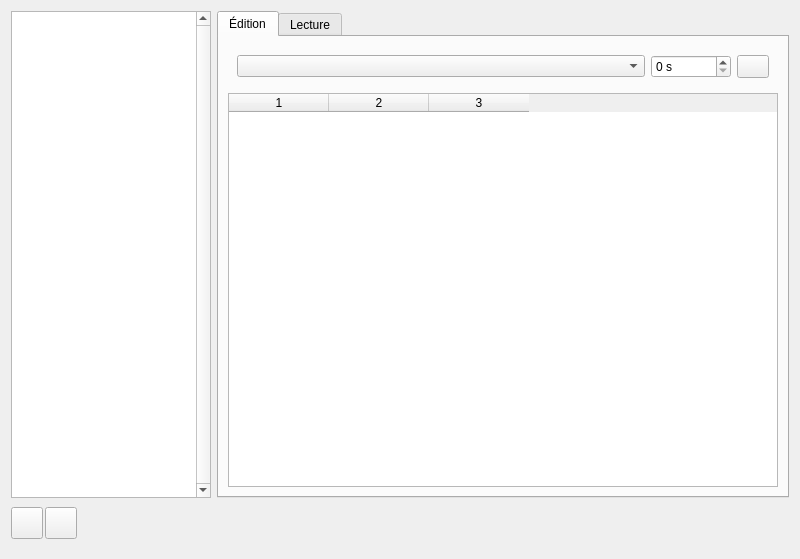
<?xml version="1.0" encoding="UTF-8"?>
<ui version="4.0">
 <class>WidgetGestionSequences</class>
 <widget class="QWidget" name="WidgetGestionSequences">
  <property name="geometry">
   <rect>
    <x>0</x>
    <y>0</y>
    <width>800</width>
    <height>559</height>
   </rect>
  </property>
  <property name="windowTitle">
   <string>Form</string>
  </property>
  <layout class="QHBoxLayout" name="horizontalLayout_3">
   <item>
    <widget class="QWidget" name="conteneurGauche" native="true">
     <property name="maximumSize">
      <size>
       <width>200</width>
       <height>16777215</height>
      </size>
     </property>
     <layout class="QVBoxLayout" name="verticalLayout">
      <property name="spacing">
       <number>0</number>
      </property>
      <property name="sizeConstraint">
       <enum>QLayout::SetDefaultConstraint</enum>
      </property>
      <property name="margin">
       <number>0</number>
      </property>
      <item>
       <widget class="QTreeWidget" name="treeWidget">
        <property name="lineWidth">
         <number>1</number>
        </property>
        <property name="verticalScrollBarPolicy">
         <enum>Qt::ScrollBarAlwaysOn</enum>
        </property>
        <property name="horizontalScrollBarPolicy">
         <enum>Qt::ScrollBarAlwaysOff</enum>
        </property>
        <property name="columnCount">
         <number>1</number>
        </property>
        <attribute name="headerVisible">
         <bool>false</bool>
        </attribute>
        <column>
         <property name="text">
          <string notr="true">1</string>
         </property>
        </column>
       </widget>
      </item>
      <item>
       <widget class="QWidget" name="conteneurBoutonAjouter" native="true">
        <property name="minimumSize">
         <size>
          <width>0</width>
          <height>50</height>
         </size>
        </property>
        <property name="maximumSize">
         <size>
          <width>16777215</width>
          <height>50</height>
         </size>
        </property>
        <layout class="QHBoxLayout" name="horizontalLayout">
         <property name="spacing">
          <number>2</number>
         </property>
         <property name="margin">
          <number>0</number>
         </property>
         <item>
          <widget class="QPushButton" name="boutonAjouter">
           <property name="maximumSize">
            <size>
             <width>32</width>
             <height>32</height>
            </size>
           </property>
           <property name="text">
            <string/>
           </property>
           <property name="icon">
            <iconset resource="ressources.qrc">
             <normaloff>:/new/images/images/boutonPlus.png</normaloff>:/new/images/images/boutonPlus.png</iconset>
           </property>
           <property name="iconSize">
            <size>
             <width>32</width>
             <height>32</height>
            </size>
           </property>
           <property name="checkable">
            <bool>false</bool>
           </property>
           <property name="autoDefault">
            <bool>false</bool>
           </property>
           <property name="default">
            <bool>false</bool>
           </property>
           <property name="flat">
            <bool>false</bool>
           </property>
          </widget>
         </item>
         <item>
          <widget class="QPushButton" name="boutonSupprimer">
           <property name="maximumSize">
            <size>
             <width>32</width>
             <height>32</height>
            </size>
           </property>
           <property name="text">
            <string/>
           </property>
           <property name="icon">
            <iconset resource="ressources.qrc">
             <normaloff>:/new/images/images/boutonSupprimer.png</normaloff>:/new/images/images/boutonSupprimer.png</iconset>
           </property>
           <property name="iconSize">
            <size>
             <width>32</width>
             <height>32</height>
            </size>
           </property>
           <property name="default">
            <bool>false</bool>
           </property>
          </widget>
         </item>
         <item>
          <spacer name="horizontalSpacer">
           <property name="orientation">
            <enum>Qt::Horizontal</enum>
           </property>
           <property name="sizeHint" stdset="0">
            <size>
             <width>40</width>
             <height>20</height>
            </size>
           </property>
          </spacer>
         </item>
        </layout>
       </widget>
      </item>
     </layout>
    </widget>
   </item>
   <item>
    <widget class="QWidget" name="conteneurDroite" native="true">
     <layout class="QVBoxLayout" name="verticalLayout_2">
      <property name="spacing">
       <number>0</number>
      </property>
      <property name="margin">
       <number>0</number>
      </property>
      <item>
       <widget class="QTabWidget" name="tabWidget">
        <property name="currentIndex">
         <number>0</number>
        </property>
        <widget class="QWidget" name="tabEdition">
         <attribute name="title">
          <string>Édition</string>
         </attribute>
         <layout class="QVBoxLayout" name="verticalLayout_4">
          <item>
           <widget class="QWidget" name="conteneurScenes" native="true">
            <layout class="QHBoxLayout" name="horizontalLayout_6">
             <item>
              <widget class="QComboBox" name="comboBox"/>
             </item>
             <item>
              <widget class="QSpinBox" name="spinBox">
               <property name="maximumSize">
                <size>
                 <width>80</width>
                 <height>16777215</height>
                </size>
               </property>
               <property name="suffix">
                <string> s</string>
               </property>
               <property name="maximum">
                <number>3600</number>
               </property>
              </widget>
             </item>
             <item>
              <widget class="QPushButton" name="boutonAjouterScene">
               <property name="maximumSize">
                <size>
                 <width>32</width>
                 <height>32</height>
                </size>
               </property>
               <property name="text">
                <string/>
               </property>
               <property name="icon">
                <iconset resource="ressources.qrc">
                 <normaloff>:/new/images/images/boutonPlus.png</normaloff>:/new/images/images/boutonPlus.png</iconset>
               </property>
               <property name="iconSize">
                <size>
                 <width>32</width>
                 <height>32</height>
                </size>
               </property>
               <property name="checkable">
                <bool>false</bool>
               </property>
               <property name="autoDefault">
                <bool>false</bool>
               </property>
               <property name="default">
                <bool>false</bool>
               </property>
               <property name="flat">
                <bool>false</bool>
               </property>
              </widget>
             </item>
            </layout>
           </widget>
          </item>
          <item>
           <widget class="QTableWidget" name="tableWidget">
            <property name="editTriggers">
             <set>QAbstractItemView::NoEditTriggers</set>
            </property>
            <property name="textElideMode">
             <enum>Qt::ElideRight</enum>
            </property>
            <property name="horizontalScrollMode">
             <enum>QAbstractItemView::ScrollPerItem</enum>
            </property>
            <property name="sortingEnabled">
             <bool>false</bool>
            </property>
            <property name="rowCount">
             <number>0</number>
            </property>
            <property name="columnCount">
             <number>3</number>
            </property>
            <attribute name="verticalHeaderShowSortIndicator" stdset="0">
             <bool>false</bool>
            </attribute>
            <attribute name="verticalHeaderStretchLastSection">
             <bool>false</bool>
            </attribute>
            <column/>
            <column/>
            <column/>
           </widget>
          </item>
         </layout>
        </widget>
        <widget class="QWidget" name="tabLecture">
         <attribute name="title">
          <string>Lecture</string>
         </attribute>
         <layout class="QVBoxLayout" name="verticalLayout_3">
          <item>
           <spacer name="verticalSpacer_3">
            <property name="orientation">
             <enum>Qt::Vertical</enum>
            </property>
            <property name="sizeHint" stdset="0">
             <size>
              <width>20</width>
              <height>40</height>
             </size>
            </property>
           </spacer>
          </item>
          <item>
           <widget class="QWidget" name="conteneurSceneActuel" native="true">
            <layout class="QHBoxLayout" name="horizontalLayout_4">
             <item>
              <widget class="QLabel" name="labelTitreSceneActuel">
               <property name="text">
                <string>&lt;b&gt;Scène actuel:&lt;/b&gt;</string>
               </property>
               <property name="alignment">
                <set>Qt::AlignRight|Qt::AlignTrailing|Qt::AlignVCenter</set>
               </property>
              </widget>
             </item>
             <item>
              <widget class="QLabel" name="labelSceneActuel">
               <property name="text">
                <string/>
               </property>
              </widget>
             </item>
            </layout>
           </widget>
          </item>
          <item>
           <spacer name="verticalSpacer">
            <property name="orientation">
             <enum>Qt::Vertical</enum>
            </property>
            <property name="sizeHint" stdset="0">
             <size>
              <width>20</width>
              <height>40</height>
             </size>
            </property>
           </spacer>
          </item>
          <item>
           <widget class="QProgressBar" name="progressBar">
            <property name="value">
             <number>0</number>
            </property>
           </widget>
          </item>
          <item>
           <widget class="QWidget" name="conteneurBoutons" native="true">
            <layout class="QHBoxLayout" name="horizontalLayout_5">
             <item>
              <spacer name="horizontalSpacer_2">
               <property name="orientation">
                <enum>Qt::Horizontal</enum>
               </property>
               <property name="sizeHint" stdset="0">
                <size>
                 <width>40</width>
                 <height>20</height>
                </size>
               </property>
              </spacer>
             </item>
             <item>
              <widget class="QPushButton" name="boutonPlayPause">
               <property name="text">
                <string>Play</string>
               </property>
              </widget>
             </item>
             <item>
              <widget class="QPushButton" name="boutonStop">
               <property name="text">
                <string>Stop</string>
               </property>
              </widget>
             </item>
             <item>
              <spacer name="horizontalSpacer_4">
               <property name="orientation">
                <enum>Qt::Horizontal</enum>
               </property>
               <property name="sizeHint" stdset="0">
                <size>
                 <width>40</width>
                 <height>20</height>
                </size>
               </property>
              </spacer>
             </item>
            </layout>
           </widget>
          </item>
          <item>
           <widget class="QLabel" name="labelEtatSequence">
            <property name="text">
             <string/>
            </property>
            <property name="alignment">
             <set>Qt::AlignCenter</set>
            </property>
           </widget>
          </item>
          <item>
           <spacer name="verticalSpacer_2">
            <property name="orientation">
             <enum>Qt::Vertical</enum>
            </property>
            <property name="sizeHint" stdset="0">
             <size>
              <width>20</width>
              <height>40</height>
             </size>
            </property>
           </spacer>
          </item>
         </layout>
        </widget>
       </widget>
      </item>
      <item>
       <widget class="QWidget" name="conteneurBoutonEnregistrer" native="true">
        <property name="minimumSize">
         <size>
          <width>0</width>
          <height>50</height>
         </size>
        </property>
        <property name="maximumSize">
         <size>
          <width>16777215</width>
          <height>50</height>
         </size>
        </property>
        <layout class="QHBoxLayout" name="horizontalLayout_2">
         <property name="spacing">
          <number>0</number>
         </property>
         <property name="margin">
          <number>0</number>
         </property>
         <item>
          <spacer name="horizontalSpacer_3">
           <property name="orientation">
            <enum>Qt::Horizontal</enum>
           </property>
           <property name="sizeHint" stdset="0">
            <size>
             <width>40</width>
             <height>20</height>
            </size>
           </property>
          </spacer>
         </item>
        </layout>
       </widget>
      </item>
     </layout>
    </widget>
   </item>
  </layout>
 </widget>
 <resources>
  <include location="ressources.qrc"/>
 </resources>
 <connections/>
</ui>
